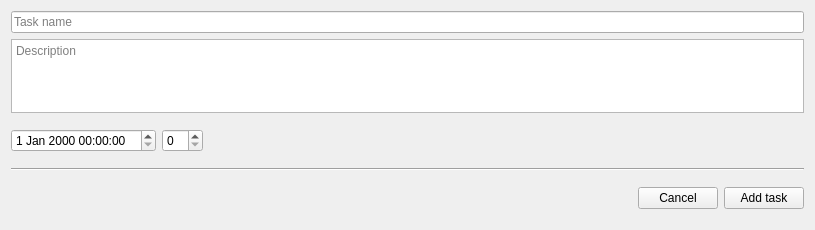
<?xml version="1.0" encoding="UTF-8"?>
<ui version="4.0">
 <class>TaskForm</class>
 <widget class="QWidget" name="TaskForm">
  <property name="geometry">
   <rect>
    <x>0</x>
    <y>0</y>
    <width>815</width>
    <height>230</height>
   </rect>
  </property>
  <property name="maximumSize">
   <size>
    <width>16777215</width>
    <height>230</height>
   </size>
  </property>
  <property name="windowTitle">
   <string>Form</string>
  </property>
  <layout class="QVBoxLayout" name="verticalLayout_2">
   <item>
    <layout class="QVBoxLayout" name="verticalLayout">
     <item>
      <widget class="QLineEdit" name="title">
       <property name="placeholderText">
        <string>Task name</string>
       </property>
      </widget>
     </item>
     <item>
      <widget class="QPlainTextEdit" name="description">
       <property name="placeholderText">
        <string>Description</string>
       </property>
      </widget>
     </item>
     <item>
      <layout class="QHBoxLayout" name="horizontalLayout">
       <property name="topMargin">
        <number>10</number>
       </property>
       <property name="rightMargin">
        <number>10</number>
       </property>
       <property name="bottomMargin">
        <number>10</number>
       </property>
       <item>
        <widget class="QDateTimeEdit" name="dateTimeEdit"/>
       </item>
       <item>
        <widget class="QSpinBox" name="priority"/>
       </item>
       <item>
        <spacer name="horizontalSpacer_2">
         <property name="orientation">
          <enum>Qt::Horizontal</enum>
         </property>
         <property name="sizeHint" stdset="0">
          <size>
           <width>40</width>
           <height>20</height>
          </size>
         </property>
        </spacer>
       </item>
      </layout>
     </item>
     <item>
      <widget class="Line" name="line">
       <property name="orientation">
        <enum>Qt::Horizontal</enum>
       </property>
      </widget>
     </item>
     <item>
      <layout class="QHBoxLayout" name="horizontalLayout_2">
       <property name="topMargin">
        <number>10</number>
       </property>
       <property name="bottomMargin">
        <number>10</number>
       </property>
       <item>
        <spacer name="horizontalSpacer">
         <property name="orientation">
          <enum>Qt::Horizontal</enum>
         </property>
         <property name="sizeHint" stdset="0">
          <size>
           <width>40</width>
           <height>20</height>
          </size>
         </property>
        </spacer>
       </item>
       <item>
        <widget class="QPushButton" name="cancelButton">
         <property name="text">
          <string>Cancel</string>
         </property>
        </widget>
       </item>
       <item>
        <widget class="QPushButton" name="addTaskButton">
         <property name="text">
          <string>Add task</string>
         </property>
        </widget>
       </item>
      </layout>
     </item>
    </layout>
   </item>
  </layout>
 </widget>
 <resources/>
 <connections/>
</ui>
